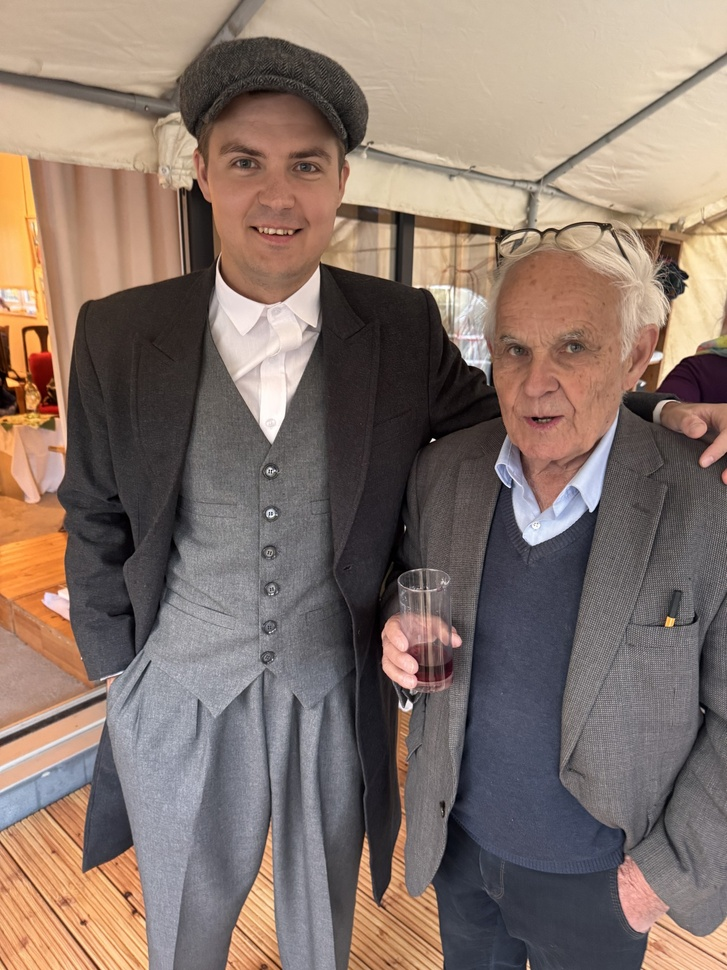
#> input picture Python/gamma-linear/julian.jpg, 727 x 970 px, shrunk from 1440 x 1920 before the run, found by its file name
$ python gamm-linear.py
#> lines starting #> are read from the running program, lines starting #| are printed output that depends on the picture
#> further down, img_bgr is the input picture: shape (970, 727, 3); mean B, G, R 108, 117.4, 134.9
import cv2
import numpy as np
import os

img_path = r"C:\Users\z004v3vh\candle\Python\gamma-linear\julian.jpg"
folder = os.path.dirname(img_path)
filename = os.path.splitext(os.path.basename(img_path))[0]

def srgb_to_linear(img):
    img = img.astype(np.float32) / 255.0
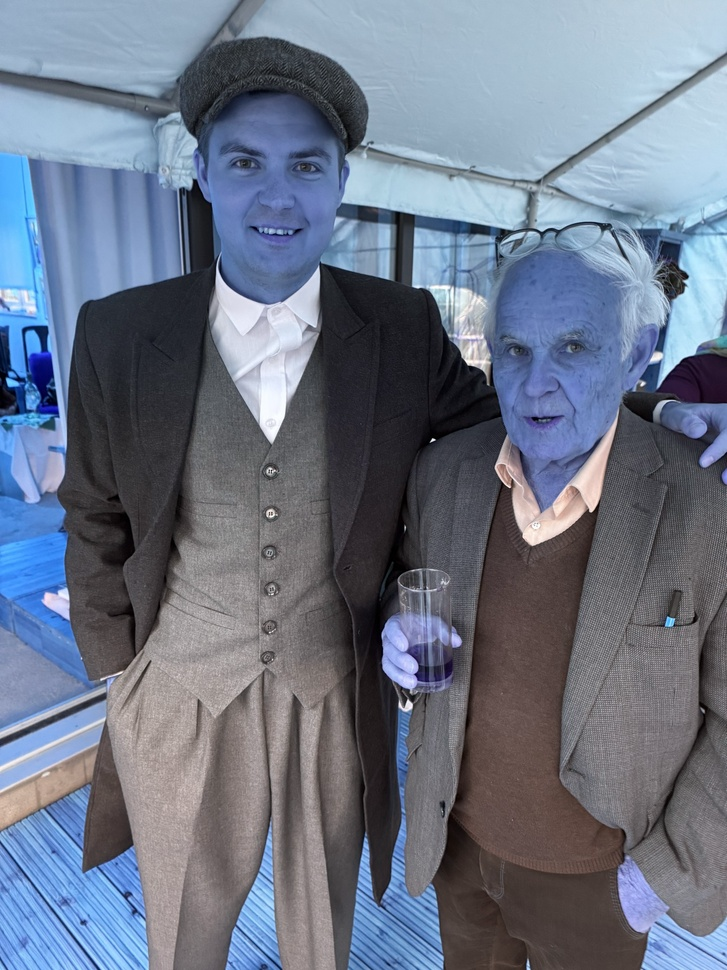
#> img: shape (970, 727, 3) float32; mean of channels 0, 1, 2 0.529, 0.461, 0.424; drawn as B, G, R
    threshold = 0.04045
    linear = np.where(img <= threshold, img / 12.92, ((img + 0.055) / 1.055) ** 2.4)
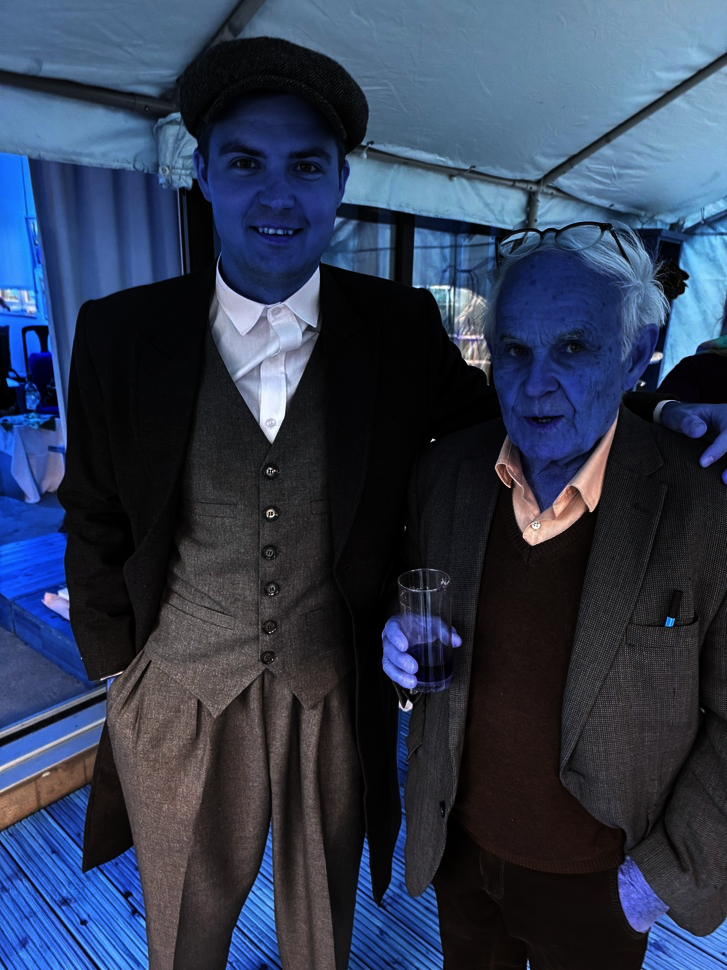
#> linear: shape (970, 727, 3) float32; mean of channels 0, 1, 2 0.324, 0.235, 0.191; drawn as B, G, R
    return np.clip(linear * 255.0, 0, 255).astype(np.uint8)

img_bgr = cv2.imread(img_path)
img_rgb = cv2.cvtColor(img_bgr, cv2.COLOR_BGR2RGB)
img_linear = srgb_to_linear(img_rgb)

linear_path = os.path.join(folder, f"{filename}_linear.png")
cv2.imwrite(linear_path, cv2.cvtColor(img_linear, cv2.COLOR_RGB2BGR))
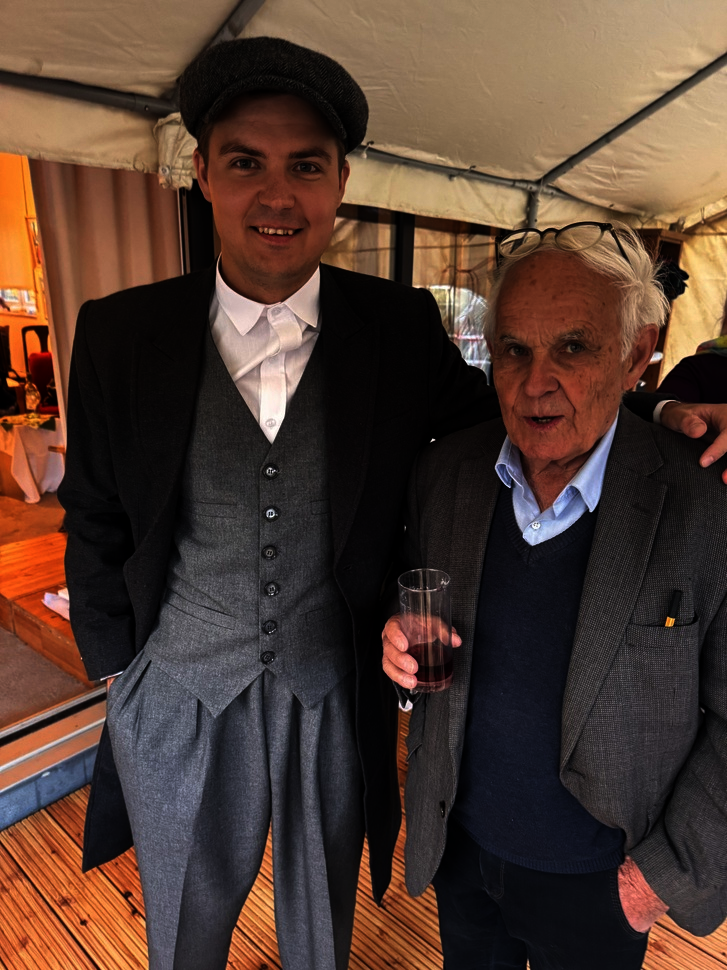
#> saved as julian_linear.png: shape (970, 727, 3); mean B, G, R 48.1, 59.3, 82.1
